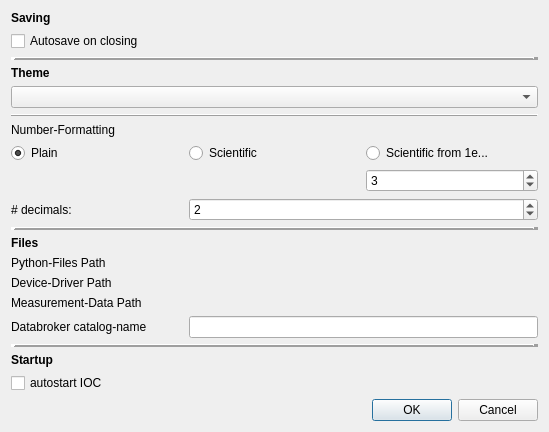
<?xml version="1.0" encoding="UTF-8"?>
<ui version="4.0">
 <class>settings_window</class>
 <widget class="QDialog" name="settings_window">
  <property name="geometry">
   <rect>
    <x>0</x>
    <y>0</y>
    <width>549</width>
    <height>427</height>
   </rect>
  </property>
  <property name="windowTitle">
   <string>Dialog</string>
  </property>
  <layout class="QGridLayout" name="gridLayout">
   <item row="15" column="2" colspan="2">
    <widget class="Path_Button_Edit" name="pathButton_meas_files" native="true"/>
   </item>
   <item row="13" column="2" colspan="2">
    <widget class="Path_Button_Edit" name="pathButton_py_files" native="true"/>
   </item>
   <item row="14" column="2" colspan="2">
    <widget class="Path_Button_Edit" name="pathButton_device_path" native="true"/>
   </item>
   <item row="10" column="1">
    <widget class="QLabel" name="label_4">
     <property name="maximumSize">
      <size>
       <width>16777215</width>
       <height>17</height>
      </size>
     </property>
     <property name="text">
      <string># decimals:</string>
     </property>
    </widget>
   </item>
   <item row="11" column="1" colspan="3">
    <widget class="Line" name="line_3">
     <property name="frameShadow">
      <enum>QFrame::Raised</enum>
     </property>
     <property name="lineWidth">
      <number>5</number>
     </property>
     <property name="orientation">
      <enum>Qt::Horizontal</enum>
     </property>
    </widget>
   </item>
   <item row="8" column="2">
    <widget class="QRadioButton" name="radioButton_scientific">
     <property name="text">
      <string>Scientific</string>
     </property>
    </widget>
   </item>
   <item row="9" column="3">
    <widget class="QSpinBox" name="spinBox_scientific_from">
     <property name="value">
      <number>3</number>
     </property>
    </widget>
   </item>
   <item row="3" column="1" colspan="3">
    <widget class="QLabel" name="label_2">
     <property name="maximumSize">
      <size>
       <width>16777215</width>
       <height>17</height>
      </size>
     </property>
     <property name="font">
      <font>
       <weight>75</weight>
       <bold>true</bold>
      </font>
     </property>
     <property name="text">
      <string>Theme</string>
     </property>
    </widget>
   </item>
   <item row="17" column="1" colspan="3">
    <widget class="Line" name="line_4">
     <property name="frameShadow">
      <enum>QFrame::Raised</enum>
     </property>
     <property name="lineWidth">
      <number>5</number>
     </property>
     <property name="orientation">
      <enum>Qt::Horizontal</enum>
     </property>
    </widget>
   </item>
   <item row="8" column="1">
    <widget class="QRadioButton" name="radioButton_plain_numbers">
     <property name="text">
      <string>Plain</string>
     </property>
     <property name="checkable">
      <bool>true</bool>
     </property>
     <property name="checked">
      <bool>true</bool>
     </property>
    </widget>
   </item>
   <item row="20" column="1" colspan="3">
    <widget class="QDialogButtonBox" name="buttonBox">
     <property name="orientation">
      <enum>Qt::Horizontal</enum>
     </property>
     <property name="standardButtons">
      <set>QDialogButtonBox::Cancel|QDialogButtonBox::Ok</set>
     </property>
    </widget>
   </item>
   <item row="18" column="1" colspan="3">
    <widget class="QLabel" name="label_9">
     <property name="font">
      <font>
       <weight>75</weight>
       <bold>true</bold>
      </font>
     </property>
     <property name="text">
      <string>Startup</string>
     </property>
    </widget>
   </item>
   <item row="10" column="2" colspan="2">
    <widget class="QSpinBox" name="spinBox_n_decimals">
     <property name="value">
      <number>2</number>
     </property>
    </widget>
   </item>
   <item row="1" column="1" colspan="3">
    <widget class="QCheckBox" name="checkBox_autosave">
     <property name="text">
      <string>Autosave on closing</string>
     </property>
    </widget>
   </item>
   <item row="7" column="1" colspan="3">
    <widget class="QLabel" name="label_3">
     <property name="maximumSize">
      <size>
       <width>16777215</width>
       <height>17</height>
      </size>
     </property>
     <property name="text">
      <string>Number-Formatting</string>
     </property>
    </widget>
   </item>
   <item row="12" column="1" colspan="3">
    <widget class="QLabel" name="label_5">
     <property name="maximumSize">
      <size>
       <width>16777215</width>
       <height>17</height>
      </size>
     </property>
     <property name="font">
      <font>
       <weight>75</weight>
       <bold>true</bold>
      </font>
     </property>
     <property name="text">
      <string>Files</string>
     </property>
    </widget>
   </item>
   <item row="19" column="1" colspan="3">
    <widget class="QCheckBox" name="checkBox_autostart_ioc">
     <property name="text">
      <string>autostart IOC</string>
     </property>
    </widget>
   </item>
   <item row="13" column="1">
    <widget class="QLabel" name="label_6">
     <property name="maximumSize">
      <size>
       <width>16777215</width>
       <height>17</height>
      </size>
     </property>
     <property name="text">
      <string>Python-Files Path</string>
     </property>
    </widget>
   </item>
   <item row="15" column="1">
    <widget class="QLabel" name="label_7">
     <property name="maximumSize">
      <size>
       <width>16777215</width>
       <height>17</height>
      </size>
     </property>
     <property name="text">
      <string>Measurement-Data Path</string>
     </property>
    </widget>
   </item>
   <item row="8" column="3">
    <widget class="QRadioButton" name="radioButton_mixed">
     <property name="text">
      <string>Scientific from 1e...</string>
     </property>
    </widget>
   </item>
   <item row="16" column="2" colspan="2">
    <widget class="QLineEdit" name="lineEdit_catalog_name"/>
   </item>
   <item row="5" column="1" colspan="3">
    <widget class="Line" name="line_2">
     <property name="frameShadow">
      <enum>QFrame::Raised</enum>
     </property>
     <property name="orientation">
      <enum>Qt::Horizontal</enum>
     </property>
    </widget>
   </item>
   <item row="2" column="1" colspan="3">
    <widget class="Line" name="line">
     <property name="frameShadow">
      <enum>QFrame::Raised</enum>
     </property>
     <property name="lineWidth">
      <number>5</number>
     </property>
     <property name="orientation">
      <enum>Qt::Horizontal</enum>
     </property>
    </widget>
   </item>
   <item row="14" column="1">
    <widget class="QLabel" name="label_8">
     <property name="maximumSize">
      <size>
       <width>16777215</width>
       <height>17</height>
      </size>
     </property>
     <property name="text">
      <string>Device-Driver Path</string>
     </property>
    </widget>
   </item>
   <item row="0" column="1" colspan="3">
    <widget class="QLabel" name="label">
     <property name="maximumSize">
      <size>
       <width>16777215</width>
       <height>17</height>
      </size>
     </property>
     <property name="font">
      <font>
       <weight>75</weight>
       <italic>false</italic>
       <bold>true</bold>
      </font>
     </property>
     <property name="text">
      <string>Saving</string>
     </property>
    </widget>
   </item>
   <item row="16" column="1">
    <widget class="QLabel" name="label_10">
     <property name="text">
      <string>Databroker catalog-name</string>
     </property>
    </widget>
   </item>
   <item row="4" column="1" colspan="3">
    <widget class="QComboBox" name="comboBox_theme"/>
   </item>
  </layout>
 </widget>
 <customwidgets>
  <customwidget>
   <class>Path_Button_Edit</class>
   <extends>QWidget</extends>
   <header>utility.path_button_edit</header>
   <container>1</container>
  </customwidget>
 </customwidgets>
 <resources/>
 <connections>
  <connection>
   <sender>buttonBox</sender>
   <signal>accepted()</signal>
   <receiver>settings_window</receiver>
   <slot>accept()</slot>
   <hints>
    <hint type="sourcelabel">
     <x>248</x>
     <y>254</y>
    </hint>
    <hint type="destinationlabel">
     <x>157</x>
     <y>274</y>
    </hint>
   </hints>
  </connection>
  <connection>
   <sender>buttonBox</sender>
   <signal>rejected()</signal>
   <receiver>settings_window</receiver>
   <slot>reject()</slot>
   <hints>
    <hint type="sourcelabel">
     <x>316</x>
     <y>260</y>
    </hint>
    <hint type="destinationlabel">
     <x>286</x>
     <y>274</y>
    </hint>
   </hints>
  </connection>
 </connections>
</ui>
